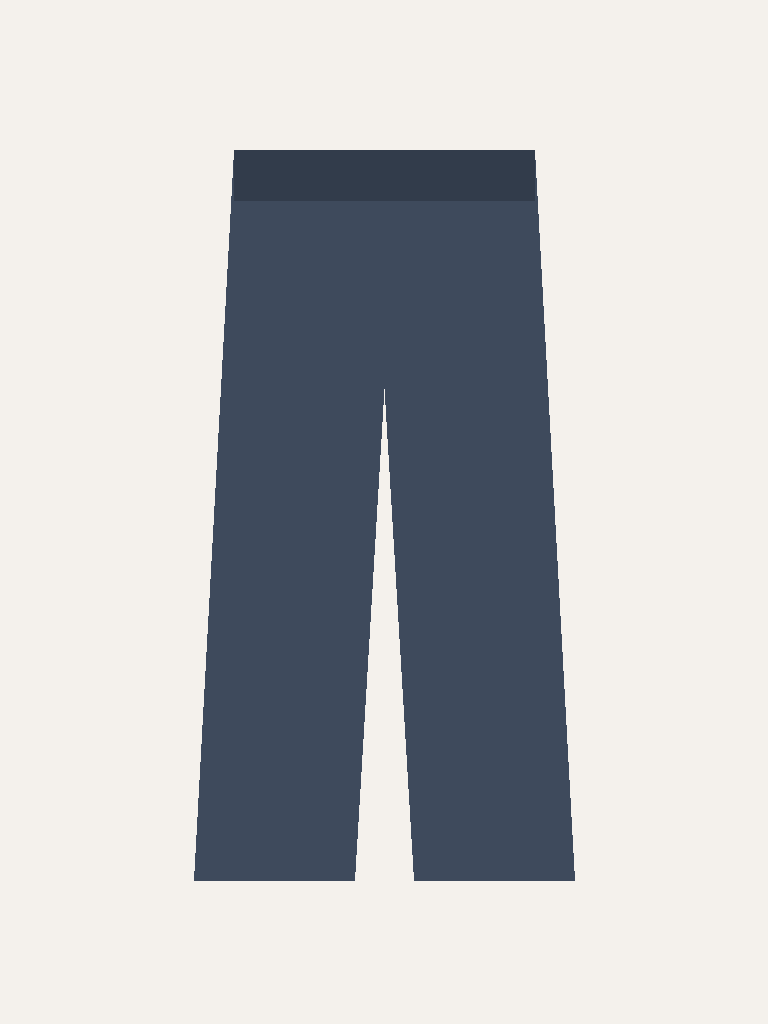
#> input picture assets/examples/cloth_lower_1.png, 768 x 1024 px
$ python analyza_strihu.py ../assets/examples/cloth_lower_1.png
#> lines starting #> are read from the running program, lines starting #| are printed output that depends on the picture; after the words box and inside, x2 and y2 are one past the last pixel; in counts of white or black regions, pixels touching at a corner belong together
### src/masking.py
"""Úprava masky z AutoMaskera (CatVTON: DensePose + SCHP) podľa nového oblečenia.

Postup (adjust_mask):
1. šaty         – `overall`: maska v tvare šiat z fotky produktu (analyze_dress:
                  dĺžka a rozšírenie sukne), priložená na trup osoby; bez
                  fotky šiat len telo + sukňa (bez „kabátovej“ siluety AutoMaskera)
2. ochrana      – vyreže dlane
3. nohavice     – `lower`: podľa voľnosti nových nohavíc (analyze_pants)
                  sa určí cieľová šírka na osobe (noha z DensePose → šírka
                  z fotky); o rozdiel voči pôvodným nohaviciam sa maska
                  rozšíri von; maska AutoMaskera sa nikdy nezužuje

Modul neimportuje kód CatVTON – mapy tried mu odovzdáva src/try_on.py.
Masky sú PIL "L" 768×1024 (0 / 255), ešte bez rozmazania okraja.
"""

from __future__ import annotations

import cv2
import numpy as np
from PIL import Image

PROTECT_DILATE = 2                    # roztiahnutie chránenej oblasti rúk (iterácie)

# Šaty (overall): maska len na telo + sukňa (bez „kabátovej“ siluety AutoMaskera)
DRESS_SKIRT_MARGIN = 0.25             # sukňa: do šírky o 25 % šírky trupu na každú stranu
DRESS_BODY_DIVISOR = 40               # roztiahnutie tela: jadro max(rozmer)/40 ≈ 25 px
# Šaty podľa fotky produktu (analyze_dress → _dress_from_product)
DRESS_SAMPLES = 20                    # body profilu šírky (hruď → lem)
DRESS_FLAT_TO_BODY = 0.75             # šírka hrude osoby spredu ≈ 0,75 × šírka rozložených šiat
DRESS_DRAPE = 0.9                     # sukňa na osobe ≈ 0,9 × šírka rozloženej sukne
DRESS_BUST_Y = 0.2                    # hruď (začiatok profilu) = 20 % výšky trupu pod jeho vrchom
DRESS_MARGIN = 0.04                   # rezerva okolo tvaru šiat (podiel šírky hrude)
DRESS_WAIST_Y = 0.65                  # pás osoby = 65 % výšky trupu (DensePose) pod jeho vrchom
DRESS_WAIST_MAX = 0.95                # pás na fotke = najužšie miesto, ak je < 95 % šírky hrude

# Indexy tried (ako v CatVTON model/cloth_masker.py)
DENSEPOSE_TORSO = (1, 2)
DENSEPOSE_HANDS = (3, 4)
DENSEPOSE_THIGHS = (7, 8, 9, 10)
DENSEPOSE_SHINS = (11, 12, 13, 14)
DENSEPOSE_ARMS = tuple(range(15, 23))   # nadlaktie + predlaktie
SCHP_ARMS = (14, 15)                  # Left-arm, Right-arm – v LIP aj ATR

# Nohavice (lower): strih z fotky nohavíc → rozšírenie masky
DENSEPOSE_FEET = (5, 6)
DENSEPOSE_LEGS = ((7, 9, 11, 13), (8, 10, 12, 14))   # pravá / ľavá noha: stehno + lýtko
SCHP_LIP_KEEP = (2, 3, 5, 7, 13, 14, 15, 18, 19)      # vlasy, rukavice, vrch, kabát, tvár, ruky, topánky
SCHP_ATR_KEEP = (2, 4, 9, 10, 11, 14, 15, 16)         # vlasy, vrch, topánky, tvár, ruky, taška
SCHP_LIP_PANTS = (9, 12)              # pôvodné nohavice / sukňa na osobe
SCHP_ATR_PANTS = (5, 6)
FIT_BG_TOLERANCE = 30                 # silueta: min. rozdiel farby od pozadia (0–255)
FIT_WAIST_ROWS = 0.06                 # horných 6 % siluety (pás) sa pri šírke bokov preskočí
FIT_DEFAULT_CROTCH = 0.35             # rozkrok, ak sa nohavice na fotke nerozdelia (podiel výšky)
FIT_SAMPLES = 20                      # počet bodov profilu šírky (rozkrok → lem)
FIT_MAX_EXTRA = 0.45                  # strop: okraj sa posunie max. o 45 % šírky bokov na stranu
FIT_MAX_PROFILE = 0.9                 # nohavica širšia ako 90 % bokov → nevierohodné
FIT_MAX_JUMP = 0.2                    # skok šírky medzi susednými bodmi profilu → nevierohodné
FIT_MIN_GAIN = 0.01                   # pod +1 % plochy masky sa maska nemení
FIT_MAX_CROTCH = 0.45                 # produkt: rozdelenie nižšie ako 45 % výšky = nohavice sa
                                      # prekrývajú → rozkrok = FIT_DEFAULT_CROTCH
FIT_TIGHT = (0.47, 0.31)              # profil priliehavých nohavíc na fotke (rozkrok, lem)
FIT_LOOSE_RANGE = 0.12                # o toľko širšie ako priliehavé = úplne voľné
FIT_LOOSE_SCALE = 1.25                # voľná nohavica na osobe ≈ 1,25 × pomer z fotky × boky
FIT_OUTER_SHARE = 0.85                # podiel rozšírenia, ktorý ide von (dnu je maska už medzi nohami)
FIT_LABELS = ((0.36, "úzke"), (0.46, "rovné"), (9.0, "široké"))  # podľa šírky lemu / bokov


def _kernel(size: tuple[int, int], divisor: int) -> np.ndarray:
    k = max(size) // divisor
    k = k if k % 2 == 1 else k + 1
    return np.ones((k, k), np.uint8)


# [66 lines left out: functions _as_array, _dress_shape, analyze_dress, not called in this run]


def describe_dress(dress: dict | None) -> str:
    """Text do `info`, napr. "šaty (dĺžka 3.4× hruď, lem 2.10× hruď)"."""
    return f'šaty (dĺžka {dress["length"]:.1f}× hruď, lem {dress["hem"]:.2f}× hruď)' if dress else "-"


# [57 lines left out: function _dress_from_product, not called in this run]


def _runs(row: np.ndarray) -> list[tuple[int, int]]:
    """Súvislé úseky True v riadku ako (začiatok, dĺžka) – napr. dve nohavice vedľa seba."""
    d = np.diff(np.concatenate(([0], row.astype(np.int8), [0])))
    starts, ends = np.nonzero(d == 1)[0], np.nonzero(d == -1)[0]
    return list(zip(starts, ends - starts))


def _leg_profile(fg: np.ndarray, max_crotch: float | None = None) -> dict | None:
    """Profil nohavíc zo siluety (fotka nohavíc aj nohavice na osobe zo SCHP).

    rozkrok = prvý riadok, kde sa silueta rozdelí na dve nohavice,
    boky = najširší riadok medzi pásom a rozkrokom (pás býva stiahnutý gumou),
    pre každý riadok od rozkroku po lem: šírka jednej nohavice / boky
    a vonkajšie okraje siluety (vľavo, vpravo).
    """
    ys = np.nonzero(fg.any(axis=1))[0]
    if ys.size < 50:
        return None
    top, bottom = int(ys.min()), int(ys.max())
    height = bottom - top + 1
    min_run = 0.05 * float(np.ptp(np.nonzero(fg.any(axis=0))[0]) + 1)  # ignoruj úzke výbežky
    split = [y for y in range(top + int(0.15 * height), bottom + 1)
             if len([r for r in _runs(fg[y]) if r[1] >= min_run]) >= 2]
    crotch = split[0] if split else top + int(FIT_DEFAULT_CROTCH * height)
    if max_crotch is not None and crotch - top > max_crotch * height:
        crotch = top + int(FIT_DEFAULT_CROTCH * height)   # nohavice sa prekrývajú (baggy)
    if bottom - crotch < 0.3 * height:
        return None                   # príliš krátke (sukňa, šortky)
    hip = float(max(sum(r[1] for r in _runs(fg[y])) for y in range(top + int(FIT_WAIST_ROWS * height), crotch)))

    rows = np.arange(crotch, bottom + 1)
    widths, left, right = [], [], []
    for y in rows:
        r = sorted((x for x in _runs(fg[y]) if x[1] >= min_run), key=lambda x: -x[1])
        widths.append(np.mean([x[1] for x in r[:2]]) if len(r) >= 2 else (r[0][1] / 2 if r else np.nan))
        left.append(min(x[0] for x in r) if r else np.nan)
        right.append(max(x[0] + x[1] for x in r) if r else np.nan)
    return {"top": top, "crotch": crotch, "bottom": bottom, "hip": hip, "rows": rows,
            "ratio": np.array(widths) / hip, "left": np.array(left, float), "right": np.array(right, float)}


def _fill_nan(a: np.ndarray) -> np.ndarray:
    ok = ~np.isnan(a)
    return np.interp(np.arange(a.size), np.nonzero(ok)[0], a[ok]) if ok.any() else a


def _smooth(a: np.ndarray, n: int) -> np.ndarray:
    return np.convolve(np.pad(a, n // 2, mode="edge"), np.ones(n) / n, mode="valid")


def _alpha(img: Image.Image) -> np.ndarray | None:
    """Alfa kanál (0–255), ak má fotka priehľadné pozadie (aspoň 5 % pixelov), inak None."""
    if img.mode not in ("RGBA", "LA", "PA") and "transparency" not in img.info:
        return None
    a = np.asarray(img.convert("RGBA"))[..., 3]
    return a if (a < 128).mean() >= 0.05 else None


# [8 lines left out: function flatten, not called in this run]


def silhouette(cloth: Image.Image) -> np.ndarray | None:
    """Silueta oblečenia na produktovej fotke (bool H×W) alebo None.

    Priehľadné pozadie → priamo alfa kanál. Inak pixely, ktoré sa farbou líšia
    od pozadia (medián okraja fotky). Potom otvorenie / zatvorenie (OpenCV)
    a najväčšia súvislá oblasť. Bez priehľadnosti predpokladá jednoliate pozadie.
    """
    alpha = _alpha(cloth)
    if alpha is not None:
        fg = alpha >= 128
        h, w = fg.shape
    else:
        img = np.asarray(cloth.convert("RGB")).astype(np.int16)
        h, w, _ = img.shape
        border = np.concatenate([img[0], img[-1], img[:, 0], img[:, -1]])
        fg = np.abs(img - np.median(border, axis=0)).max(axis=-1) > FIT_BG_TOLERANCE
    k = _kernel((w, h), 150)
    fg = cv2.morphologyEx(fg.astype(np.uint8), cv2.MORPH_OPEN, k)
    fg = cv2.morphologyEx(fg, cv2.MORPH_CLOSE, k)
    n, labels, stats, _ = cv2.connectedComponentsWithStats(fg)
    if n < 2:
        return None
    fg = labels == 1 + int(np.argmax(stats[1:, cv2.CC_STAT_AREA]))
    if fg.sum() < 0.02 * h * w:
        return None                   # príliš malá silueta
    return fg


def analyze_pants(cloth: Image.Image) -> dict | None:
    """Strih nohavíc z produktovej fotky – len spracovanie obrazu, žiadny model.

    1. silueta: pixely, ktoré sa farbou líšia od pozadia (medián okraja fotky),
    2. profil (_leg_profile): šírka jednej nohavice / šírka bokov
       v FIT_SAMPLES bodoch od rozkroku (0) po lem (1).
    Vráti {"profile", "knee", "hem", "label"} alebo None, ak nohavice nenájde.
    """
    fg = silhouette(cloth)
    if fg is None:
        return None
    leg = _leg_profile(fg, max_crotch=FIT_MAX_CROTCH)
    if leg is None:
        return None

    s = (leg["rows"] - leg["crotch"]) / max(1, leg["bottom"] - leg["crotch"])
    grid = np.linspace(0, 1, FIT_SAMPLES)
    bins = np.minimum((s * FIT_SAMPLES).astype(int), FIT_SAMPLES - 1)
    ratio = leg["ratio"]
    profile = np.array([np.nanmedian(ratio[bins == i]) if np.any((bins == i) & ~np.isnan(ratio))
                        else np.nan for i in range(FIT_SAMPLES)])
    ok = ~np.isnan(profile)
    if ok.sum() < FIT_SAMPLES // 2:
        return None
    profile = np.interp(grid, grid[ok], profile[ok])
    # Spodných 15 %: zaoblený / pokrčený lem šírku umelo znižuje → nepoklesne pod hodnotu nad ním
    tail = int(0.85 * FIT_SAMPLES)
    profile[tail:] = np.maximum(profile[tail:], profile[tail - 1])
    # Kontrola vierohodnosti: nohavica širšia ako boky alebo skoky v šírke →
    # nie je to produktová fotka nohavíc (napr. osoba, zložené nohavice)
    if profile.max() > FIT_MAX_PROFILE or np.abs(np.diff(profile)).max() > FIT_MAX_JUMP:
        return None
    profile = _smooth(profile, 3)
    hem = float(profile[-5:-1].mean())       # bez úplného spodku (zaoblený lem, manžeta)
    label = next(name for limit, name in FIT_LABELS if hem < limit)
    return {"profile": profile, "knee": float(profile[FIT_SAMPLES // 2]), "hem": hem, "label": label}


def describe_fit(fit: dict | None) -> str:
    """Text do `info`, napr. "široké (koleno 0.52, lem 0.61)"."""
    return f'{fit["label"]} (koleno {fit["knee"]:.2f}, lem {fit["hem"]:.2f})' if fit else "-"


# [104 lines left out: functions _interp_s, _widen_legs, adjust_mask, not called in this run]


def mask_ratio(mask: Image.Image) -> float:
    """Podiel pixelov v maske (0–1)."""
    return round(float((np.array(mask.convert("L")) > 127).mean()), 3)

### scripts/analyza_strihu.py
"""Lokálny test analýzy strihu nohavíc (bez GPU a bez modelu).

Použitie (v koreni projektu):
    pip install opencv-python numpy      # ak ešte nie sú nainštalované
    python scripts/analyza_strihu.py nohavice1.jpg nohavice2.png …

Pre každú fotku nohavíc vypíše strih (úzke / rovné / široké), pomer šírky
nohavice k šírke bokov pri kolene a pri leme a celý profil šírky
(0 = rozkrok, 1 = lem). Rovnakú funkciu volá backend pri `lower`.
"""

from __future__ import annotations

import sys
from pathlib import Path

sys.path.insert(0, str(Path(__file__).resolve().parent.parent))

from PIL import Image  # noqa: E402

from src.masking import analyze_pants, describe_fit  # noqa: E402


def main(paths: list[str]) -> int:
    if not paths:
        print(__doc__)
        return 1
    for path in paths:
        fit = analyze_pants(Image.open(path))
#> in silhouette, cloth is the input picture: PIL image 768x1024 RGB; mean R, G, B 189.4, 190.9, 192.7
#> in silhouette, `fg = np.abs(img - np.median(border, axis=0)).max(axis=-1) > FIT_BG_TOL..`:
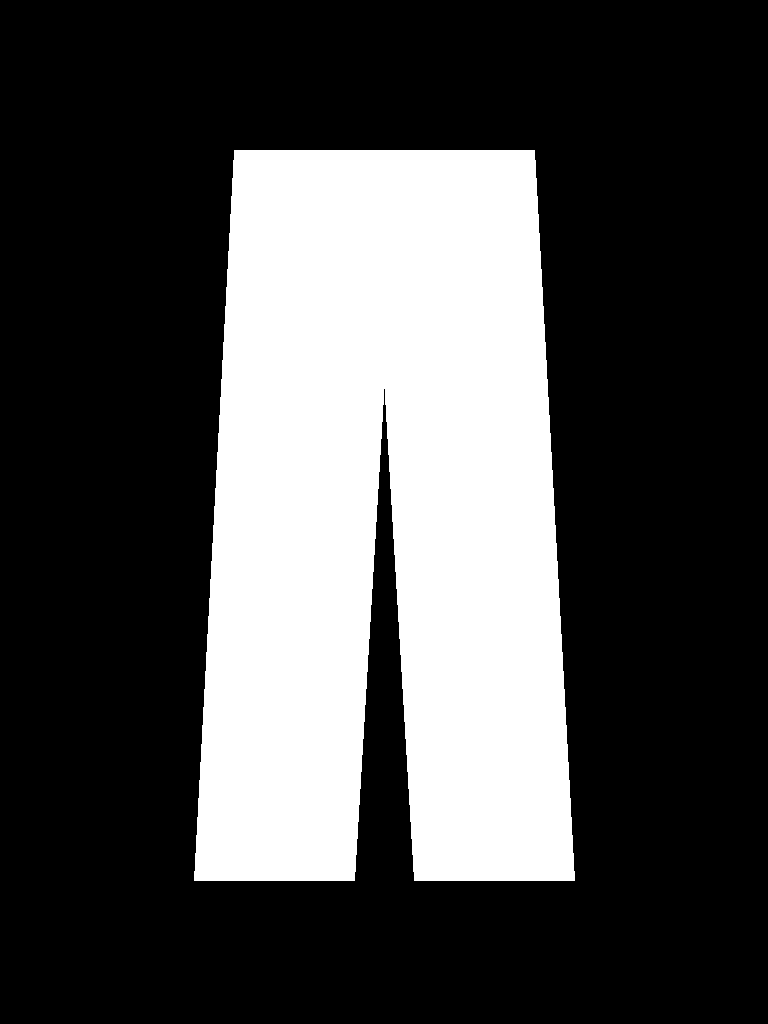
#> fg: shape (1024, 768) bool; 29.8% white; 1 white region, box (x1, y1, x2, y2) and area: (194, 150, 575, 881) 234723
#> in silhouette, `fg = cv2.morphologyEx(fg, cv2.MORPH_CLOSE, k)`: fg: shape (1024, 768); values 0 (black) and 1 (white), 29.9% white; 1 white region, box (x1, y1, x2, y2) and area: (194, 150, 575, 881) 234875
#> in silhouette, `n, labels, stats, _ = cv2.connectedComponentsWithStats(fg)`: n = 2; stats = [[0, 0, 768, 1024, 551557], [194, 150, 381, 731, 234875]]
#> in _leg_profile, `ys = np.nonzero(fg.any(axis=1))[0]`: ys = 731 values from 150 to 880
#> in _leg_profile, `top, bottom = int(ys.min()), int(ys.max())`: top = 150; bottom = 880
#> in _leg_profile, `height = bottom - top + 1`: height = 731
#> in _leg_profile, `min_run = 0.05 * float(np.ptp(np.nonzero(fg.any(axis=0))[0]) + 1)`: min_run = 19.05
#> in _runs, `d = np.diff(np.concatenate(([0], row.astype(np.int8), [0])))`: d = 769 values, max 1 at index 228, min -1 at index 541, mean 0
#> in _runs, `starts, ends = np.nonzero(d == 1)[0], np.nonzero(d == -1)[0]`: starts = [228]; ends = [541]
#> in _leg_profile, `split = [y for y in range(top + int(0.15 * height), bottom + 1) if len..`: split = 442 values from 439 to 880
#> in _leg_profile, `crotch = split[0] if split else top + int(FIT_DEFAULT_CROTCH * height)`: crotch = 439
#> in _leg_profile, `hip = float(max(sum(r[1] for r in _runs(fg[y])) for y in range(top + i..`: hip = 333
#> the loop in _leg_profile, `for y in rows:` made 442 passes
#> r on passes 1 to 3: [(218, 163), (388, 163)], [(218, 163), (388, 163)], [(218, 163), (388, 163)]
#> after the loop in _leg_profile, `for y in rows:`: left = 442 values, max 218 at index 0, min 194 at index 432, mean 206.1; right = 442 values from 551 to 575; widths = 442 values, max 164 at index 13, min 161 at index 266, mean 162.1
#> in analyze_pants, `leg = _leg_profile(fg, max_crotch=FIT_MAX_CROTCH)`: leg = 8 items
#> in analyze_pants, `s = (leg["rows"] - leg["crotch"]) / max(1, leg["bottom"] - leg["crotch..`: s = 442 values from 0 to 1
#> in analyze_pants, `grid = np.linspace(0, 1, FIT_SAMPLES)`: grid = 20 values from 0 to 1
#> in analyze_pants, `bins = np.minimum((s * FIT_SAMPLES).astype(int), FIT_SAMPLES - 1)`: bins = 442 values from 0 to 19
#> in analyze_pants, `ratio = leg["ratio"]`: ratio = 442 values, max 0.492 at index 13, min 0.483 at index 266, mean 0.487
#> in analyze_pants, `profile = np.array([np.nanmedian(ratio[bins == i]) if np.any((bins == ..`: profile = 20 values, max 0.489 at index 0, min 0.483 at index 16, mean 0.487
#> in analyze_pants, `profile = _smooth(profile, 3)`: profile = 20 values, max 0.489 at index 0, min 0.483 at index 17, mean 0.487
#> in analyze_pants, `hem = float(profile[-5:-1].mean())`: hem = 0.484
#> in analyze_pants, `label = next(name for limit, name in FIT_LABELS if hem < limit)`: label = 'široké'
#> fit = 4 items
        print(f"{Path(path).name}: {describe_fit(fit) if fit else 'nohavice sa nenašli'}")
#| cloth_lower_1.png: široké (koleno 0.49, lem 0.48)
        if fit:
            print("  profil:", " ".join(f"{v:.2f}" for v in fit["profile"]))
#|   profil: 0.49 0.49 0.49 0.49 0.49 0.49 0.49 0.49 0.49 0.49 0.49 0.49 0.49 0.49 0.49 0.48 0.48 0.48 0.48 0.48
    return 0


if __name__ == "__main__":
    sys.exit(main(sys.argv[1:]))
#> (the program exits here)

$ run again, on assets/examples/cloth_upper_1.png
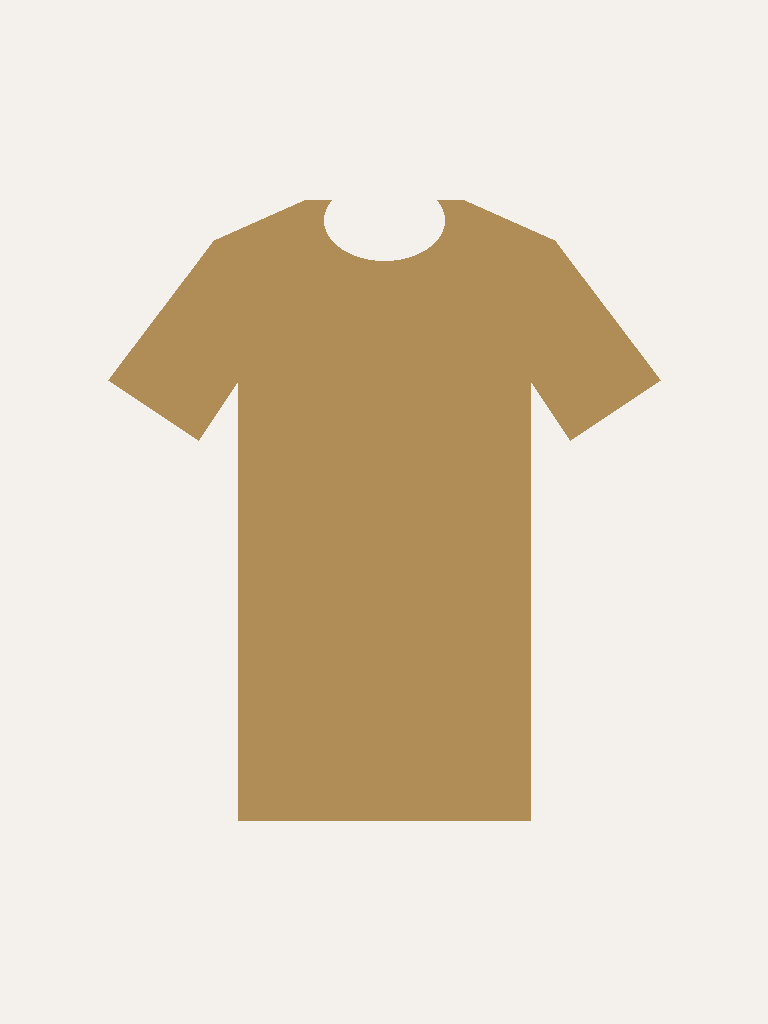
#> input picture assets/examples/cloth_upper_1.png, 768 x 1024 px
#> in silhouette, cloth is the input picture: PIL image 768x1024 RGB; mean R, G, B 226.4, 215.1, 197.5
#> in silhouette, `fg = np.abs(img - np.median(border, axis=0)).max(axis=-1) > FIT_BG_TOL..`:
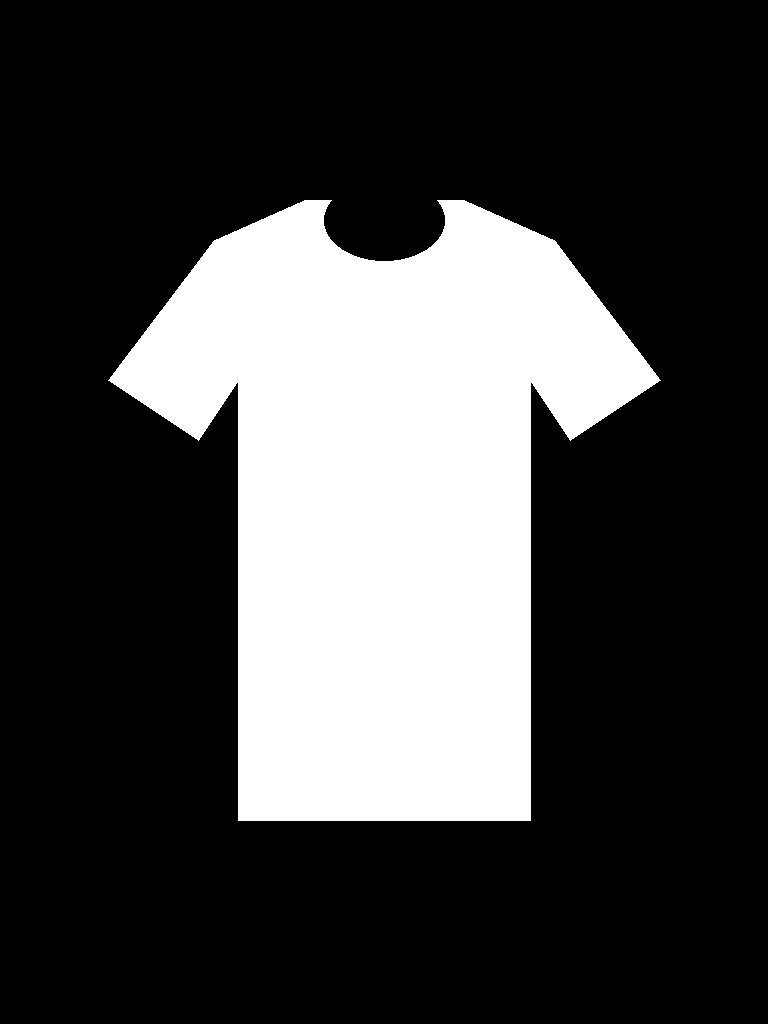
#> fg: shape (1024, 768) bool; 25.9% white; 1 white region, box (x1, y1, x2, y2) and area: (108, 200, 661, 821) 203432
#> labels: shape (1024, 768) int32; values 0 (black) and 1 (white), 25.9% white; 1 white region, box (x1, y1, x2, y2) and area: (111, 200, 658, 821) 203440
#> n = 2; stats = [[0, 0, 768, 1024, 582992], [111, 200, 547, 621, 203440]]
#> ys = 621 values from 200 to 820
#> top = 200; bottom = 820
#> height = 621
#> min_run = 27.35
#> d = 769 values, max 1 at index 174, min -1 at index 595, mean 0
#> starts = [174]; ends = [595]
#> split = 36 values from 392 to 427
#> crotch = 392
#> hip = 547
#> the loop in _leg_profile, `for y in rows:` made 429 passes
#> r on passes 1 to 3: [(238, 293), (126, 105), (538, 105)], [(238, 293), (128, 102), (539, 102)], [(238, 293), (129, 101), (539, 101)]
#> after the loop in _leg_profile, `for y in rows:`: left = 429 values from 126 to 238; right = 429 values, max 643 at index 0, min 531 at index 36, mean 538.2; widths = 429 values, max 199 at index 0, min 146.5 at index 36, mean 149.3
#> leg = 8 items
#> s = 429 values from 0 to 1
#> grid = 20 values from 0 to 1
#> bins = 429 values from 0 to 19
#> ratio = 429 values, max 0.364 at index 0, min 0.268 at index 36, mean 0.273
#> in analyze_pants, `profile = np.array([np.nanmedian(ratio[bins == i]) if np.any((bins == ..`: profile = 20 values, max 0.343 at index 0, min 0.268 at index 2, mean 0.273
#> in analyze_pants, `profile = _smooth(profile, 3)`: profile = 20 values, max 0.329 at index 0, min 0.268 at index 3, mean 0.273
#> hem = 0.268
#> label = 'úzke'
#> fit = 4 items
#| cloth_upper_1.png: úzke (koleno 0.27, lem 0.27)
#|   profil: 0.33 0.30 0.28 0.27 0.27 0.27 0.27 0.27 0.27 0.27 0.27 0.27 0.27 0.27 0.27 0.27 0.27 0.27 0.27 0.27
